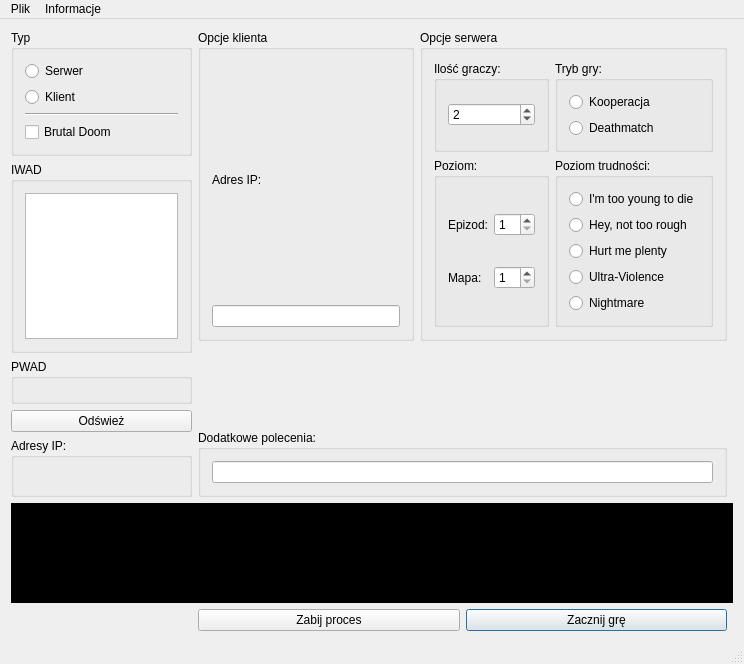
<?xml version="1.0" encoding="UTF-8"?>
<ui version="4.0">
 <class>MainWindow</class>
 <widget class="QMainWindow" name="MainWindow">
  <property name="geometry">
   <rect>
    <x>0</x>
    <y>0</y>
    <width>744</width>
    <height>664</height>
   </rect>
  </property>
  <property name="windowTitle">
   <string>GZDoom launcher by Fres</string>
  </property>
  <property name="windowIcon">
   <iconset resource="res.qrc">
    <normaloff>:/icon.png</normaloff>:/icon.png</iconset>
  </property>
  <widget class="QWidget" name="centralWidget">
   <layout class="QGridLayout" name="gridLayout_2">
    <item row="1" column="0" colspan="3">
     <widget class="QTextEdit" name="textEdit">
      <property name="sizePolicy">
       <sizepolicy hsizetype="Expanding" vsizetype="Preferred">
        <horstretch>0</horstretch>
        <verstretch>0</verstretch>
       </sizepolicy>
      </property>
      <property name="minimumSize">
       <size>
        <width>0</width>
        <height>100</height>
       </size>
      </property>
      <property name="maximumSize">
       <size>
        <width>16777215</width>
        <height>100</height>
       </size>
      </property>
      <property name="font">
       <font>
        <pointsize>7</pointsize>
       </font>
      </property>
      <property name="styleSheet">
       <string notr="true">background: black; color: green;</string>
      </property>
      <property name="undoRedoEnabled">
       <bool>false</bool>
      </property>
      <property name="readOnly">
       <bool>true</bool>
      </property>
      <property name="textInteractionFlags">
       <set>Qt::NoTextInteraction</set>
      </property>
     </widget>
    </item>
    <item row="2" column="1">
     <layout class="QHBoxLayout" name="horizontalLayout_2">
      <item>
       <widget class="QPushButton" name="killButton">
        <property name="text">
         <string>Zabij proces</string>
        </property>
       </widget>
      </item>
      <item>
       <widget class="QPushButton" name="runButton">
        <property name="text">
         <string>Zacznij grę</string>
        </property>
        <property name="default">
         <bool>true</bool>
        </property>
       </widget>
      </item>
     </layout>
    </item>
    <item row="0" column="0">
     <layout class="QVBoxLayout" name="verticalLayout_2">
      <item>
       <widget class="QGroupBox" name="groupGameType">
        <property name="sizePolicy">
         <sizepolicy hsizetype="Maximum" vsizetype="Preferred">
          <horstretch>0</horstretch>
          <verstretch>0</verstretch>
         </sizepolicy>
        </property>
        <property name="maximumSize">
         <size>
          <width>200</width>
          <height>16777215</height>
         </size>
        </property>
        <property name="title">
         <string>Typ</string>
        </property>
        <layout class="QVBoxLayout" name="verticalLayout">
         <item>
          <widget class="QRadioButton" name="radioServer">
           <property name="text">
            <string>Serwer</string>
           </property>
          </widget>
         </item>
         <item>
          <widget class="QRadioButton" name="radioClient">
           <property name="text">
            <string>Klient</string>
           </property>
          </widget>
         </item>
         <item>
          <widget class="Line" name="line">
           <property name="orientation">
            <enum>Qt::Horizontal</enum>
           </property>
          </widget>
         </item>
         <item>
          <widget class="QCheckBox" name="checkBoxBD">
           <property name="text">
            <string>Brutal Doom</string>
           </property>
          </widget>
         </item>
        </layout>
       </widget>
      </item>
      <item>
       <widget class="QGroupBox" name="groupWADs">
        <property name="sizePolicy">
         <sizepolicy hsizetype="Maximum" vsizetype="Preferred">
          <horstretch>0</horstretch>
          <verstretch>0</verstretch>
         </sizepolicy>
        </property>
        <property name="maximumSize">
         <size>
          <width>200</width>
          <height>16777215</height>
         </size>
        </property>
        <property name="title">
         <string>IWAD</string>
        </property>
        <layout class="QGridLayout" name="gridLayout">
         <item row="0" column="1">
          <widget class="QListWidget" name="IWADListWidget">
           <property name="sizePolicy">
            <sizepolicy hsizetype="MinimumExpanding" vsizetype="Expanding">
             <horstretch>0</horstretch>
             <verstretch>0</verstretch>
            </sizepolicy>
           </property>
           <property name="maximumSize">
            <size>
             <width>153</width>
             <height>16777215</height>
            </size>
           </property>
          </widget>
         </item>
        </layout>
       </widget>
      </item>
      <item>
       <widget class="QGroupBox" name="PWADgroupBox">
        <property name="title">
         <string>PWAD</string>
        </property>
        <layout class="QGridLayout" name="gridLayout_7"/>
       </widget>
      </item>
      <item>
       <widget class="QPushButton" name="refreshButton">
        <property name="text">
         <string>Odśwież</string>
        </property>
       </widget>
      </item>
      <item>
       <widget class="QGroupBox" name="groupBox_3">
        <property name="title">
         <string>Adresy IP:</string>
        </property>
        <layout class="QGridLayout" name="gridLayout_4">
         <item row="0" column="0">
          <widget class="QLabel" name="labelIPHost">
           <property name="text">
            <string/>
           </property>
          </widget>
         </item>
        </layout>
       </widget>
      </item>
     </layout>
    </item>
    <item row="0" column="1">
     <layout class="QVBoxLayout" name="verticalLayout_8">
      <item>
       <layout class="QGridLayout" name="gridLayout_3">
        <item row="0" column="0">
         <widget class="QGroupBox" name="groupOptionsClient">
          <property name="title">
           <string>Opcje klienta</string>
          </property>
          <layout class="QVBoxLayout" name="verticalLayout_3">
           <item>
            <widget class="QLabel" name="labelIP">
             <property name="text">
              <string>Adres IP:</string>
             </property>
            </widget>
           </item>
           <item>
            <widget class="QLineEdit" name="lineEditIP">
             <property name="sizePolicy">
              <sizepolicy hsizetype="MinimumExpanding" vsizetype="Fixed">
               <horstretch>0</horstretch>
               <verstretch>0</verstretch>
              </sizepolicy>
             </property>
             <property name="minimumSize">
              <size>
               <width>100</width>
               <height>0</height>
              </size>
             </property>
             <property name="maxLength">
              <number>18</number>
             </property>
            </widget>
           </item>
          </layout>
         </widget>
        </item>
        <item row="0" column="1">
         <widget class="QGroupBox" name="groupOptionsServer">
          <property name="title">
           <string>Opcje serwera</string>
          </property>
          <layout class="QGridLayout" name="gridLayout_6">
           <item row="4" column="1">
            <widget class="QGroupBox" name="groupBox_2">
             <property name="title">
              <string>Poziom trudności:</string>
             </property>
             <layout class="QVBoxLayout" name="verticalLayout_5">
              <item>
               <widget class="QRadioButton" name="radioEasy">
                <property name="text">
                 <string>I'm too young to die</string>
                </property>
               </widget>
              </item>
              <item>
               <widget class="QRadioButton" name="radioMedium">
                <property name="text">
                 <string>Hey, not too rough</string>
                </property>
               </widget>
              </item>
              <item>
               <widget class="QRadioButton" name="radioHard">
                <property name="text">
                 <string>Hurt me plenty</string>
                </property>
               </widget>
              </item>
              <item>
               <widget class="QRadioButton" name="radioUltra">
                <property name="text">
                 <string>Ultra-Violence</string>
                </property>
               </widget>
              </item>
              <item>
               <widget class="QRadioButton" name="radioUltraUltra">
                <property name="text">
                 <string>Nightmare</string>
                </property>
               </widget>
              </item>
             </layout>
            </widget>
           </item>
           <item row="4" column="0">
            <widget class="QGroupBox" name="groupBox_4">
             <property name="title">
              <string>Poziom:</string>
             </property>
             <layout class="QGridLayout" name="gridLayout_5">
              <item row="0" column="0">
               <widget class="QLabel" name="labelEp">
                <property name="text">
                 <string>Epizod:</string>
                </property>
               </widget>
              </item>
              <item row="2" column="0">
               <widget class="QLabel" name="labelMap">
                <property name="text">
                 <string>Mapa:</string>
                </property>
               </widget>
              </item>
              <item row="0" column="1">
               <widget class="QSpinBox" name="spinBoxEp">
                <property name="minimum">
                 <number>1</number>
                </property>
                <property name="maximum">
                 <number>99</number>
                </property>
               </widget>
              </item>
              <item row="2" column="1">
               <widget class="QSpinBox" name="spinBoxMap">
                <property name="minimum">
                 <number>1</number>
                </property>
                <property name="maximum">
                 <number>20</number>
                </property>
               </widget>
              </item>
             </layout>
            </widget>
           </item>
           <item row="1" column="1">
            <widget class="QGroupBox" name="groupBox">
             <property name="title">
              <string>Tryb gry:</string>
             </property>
             <layout class="QVBoxLayout" name="verticalLayout_6">
              <item>
               <widget class="QRadioButton" name="radioCoop">
                <property name="text">
                 <string>Kooperacja</string>
                </property>
               </widget>
              </item>
              <item>
               <widget class="QRadioButton" name="radioDm">
                <property name="text">
                 <string>Deathmatch</string>
                </property>
               </widget>
              </item>
             </layout>
            </widget>
           </item>
           <item row="1" column="0">
            <widget class="QGroupBox" name="groupBox_5">
             <property name="title">
              <string>Ilość graczy:</string>
             </property>
             <layout class="QVBoxLayout" name="verticalLayout_4">
              <item>
               <widget class="QSpinBox" name="spinBoxPlayers">
                <property name="minimum">
                 <number>1</number>
                </property>
                <property name="maximum">
                 <number>8</number>
                </property>
                <property name="value">
                 <number>2</number>
                </property>
               </widget>
              </item>
             </layout>
            </widget>
           </item>
          </layout>
         </widget>
        </item>
        <item row="1" column="1">
         <spacer name="verticalSpacer">
          <property name="orientation">
           <enum>Qt::Vertical</enum>
          </property>
          <property name="sizeHint" stdset="0">
           <size>
            <width>20</width>
            <height>40</height>
           </size>
          </property>
         </spacer>
        </item>
       </layout>
      </item>
      <item>
       <widget class="QGroupBox" name="groupBox_6">
        <property name="title">
         <string>Dodatkowe polecenia:</string>
        </property>
        <layout class="QVBoxLayout" name="verticalLayout_9">
         <item>
          <widget class="QLineEdit" name="lineEditArgs"/>
         </item>
        </layout>
       </widget>
      </item>
     </layout>
    </item>
   </layout>
  </widget>
  <widget class="QMenuBar" name="menuBar">
   <property name="geometry">
    <rect>
     <x>0</x>
     <y>0</y>
     <width>744</width>
     <height>20</height>
    </rect>
   </property>
   <widget class="QMenu" name="menuPlik">
    <property name="title">
     <string>Plik</string>
    </property>
    <addaction name="actionRun"/>
    <addaction name="actionSettings"/>
    <addaction name="actionRefresh"/>
    <addaction name="actionExit"/>
   </widget>
   <widget class="QMenu" name="menuInformacje">
    <property name="title">
     <string>Informacje</string>
    </property>
    <addaction name="actionAutor"/>
   </widget>
   <addaction name="menuPlik"/>
   <addaction name="menuInformacje"/>
  </widget>
  <widget class="QStatusBar" name="statusBar"/>
  <action name="actionExit">
   <property name="text">
    <string>Wyjdź</string>
   </property>
  </action>
  <action name="actionAutor">
   <property name="text">
    <string>Autor</string>
   </property>
  </action>
  <action name="actionRun">
   <property name="text">
    <string>Uruchom</string>
   </property>
  </action>
  <action name="actionRefresh">
   <property name="text">
    <string>Odśwież</string>
   </property>
  </action>
  <action name="actionSettings">
   <property name="text">
    <string>Ustawienia</string>
   </property>
  </action>
 </widget>
 <layoutdefault spacing="6" margin="11"/>
 <resources>
  <include location="res.qrc"/>
 </resources>
 <connections/>
</ui>
